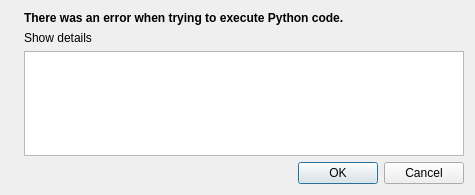
<?xml version="1.0" encoding="UTF-8"?>

<!--                                                            [licblock]
This file is part of Tkacz. 
Copyright (c) 2012-2014 Thibault Polge. All rights reserved.

This program is free software: you can redistribute it and/or modify
it under the terms of the GNU Affero General Public License as published by
the Free Software Foundation, either version 3 of the License, or
(at your option) any later version.

This program is distributed in the hope that it will be useful,
but WITHOUT ANY WARRANTY; without even the implied warranty of
MERCHANTABILITY or FITNESS FOR A PARTICULAR PURPOSE.  See the
GNU Affero General Public License for more details.

You should have received a copy of the GNU Affero General Public License
along with this program.  If not, see <http://www.gnu.org/licenses/>.
                                                               [/licblock]-->

<ui version="4.0">
 <class>Dialog</class>
 <widget class="QDialog" name="Dialog">
  <property name="geometry">
   <rect>
    <x>0</x>
    <y>0</y>
    <width>475</width>
    <height>195</height>
   </rect>
  </property>
  <property name="windowTitle">
   <string>Dialog</string>
  </property>
  <layout class="QVBoxLayout" name="verticalLayout">
   <item>
    <layout class="QHBoxLayout" name="horizontalLayout_2">
     <item>
      <widget class="QLabel" name="label">
       <property name="text">
        <string/>
       </property>
       <property name="pixmap">
        <pixmap>../qrc/icons/dialogs/pythonError@2x.png</pixmap>
       </property>
       <property name="alignment">
        <set>Qt::AlignLeading|Qt::AlignLeft|Qt::AlignTop</set>
       </property>
      </widget>
     </item>
     <item>
      <layout class="QVBoxLayout" name="verticalLayout_2">
       <item>
        <widget class="QLabel" name="label_2">
         <property name="text">
          <string>&lt;b&gt;There was an error when trying to execute Python code.&lt;/b&gt;</string>
         </property>
        </widget>
       </item>
       <item>
        <widget class="QLabel" name="label_3">
         <property name="text">
          <string>Show details</string>
         </property>
        </widget>
       </item>
       <item>
        <widget class="QTextBrowser" name="textBrowser"/>
       </item>
      </layout>
     </item>
    </layout>
   </item>
   <item>
    <widget class="QDialogButtonBox" name="buttonBox">
     <property name="standardButtons">
      <set>QDialogButtonBox::Cancel|QDialogButtonBox::Ok</set>
     </property>
    </widget>
   </item>
  </layout>
 </widget>
 <resources/>
 <connections/>
</ui>
